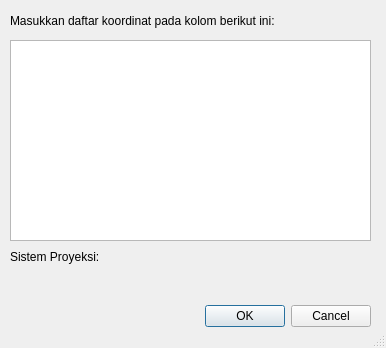
<?xml version="1.0" encoding="UTF-8"?>
<ui version="4.0">
 <class>Dialog</class>
 <widget class="QDialog" name="Dialog">
  <property name="geometry">
   <rect>
    <x>0</x>
    <y>0</y>
    <width>386</width>
    <height>348</height>
   </rect>
  </property>
  <property name="windowTitle">
   <string>Plot Koordinat</string>
  </property>
  <property name="sizeGripEnabled">
   <bool>true</bool>
  </property>
  <widget class="QDialogButtonBox" name="buttonBox">
   <property name="geometry">
    <rect>
     <x>30</x>
     <y>300</y>
     <width>341</width>
     <height>32</height>
    </rect>
   </property>
   <property name="orientation">
    <enum>Qt::Horizontal</enum>
   </property>
   <property name="standardButtons">
    <set>QDialogButtonBox::Cancel|QDialogButtonBox::Ok</set>
   </property>
  </widget>
  <widget class="QLabel" name="label">
   <property name="geometry">
    <rect>
     <x>10</x>
     <y>10</y>
     <width>321</width>
     <height>21</height>
    </rect>
   </property>
   <property name="text">
    <string>Masukkan daftar koordinat pada kolom berikut ini:</string>
   </property>
  </widget>
  <widget class="QWidget" name="formLayoutWidget">
   <property name="geometry">
    <rect>
     <x>10</x>
     <y>250</y>
     <width>361</width>
     <height>31</height>
    </rect>
   </property>
   <layout class="QFormLayout" name="formLayout">
    <item row="0" column="0">
     <widget class="QLabel" name="label_2">
      <property name="text">
       <string>Sistem Proyeksi: </string>
      </property>
     </widget>
    </item>
    <item row="0" column="1">
     <widget class="QgsProjectionSelectionWidget" name="listCoordsProj"/>
    </item>
   </layout>
  </widget>
  <widget class="QTextEdit" name="list_coords">
   <property name="geometry">
    <rect>
     <x>10</x>
     <y>40</y>
     <width>361</width>
     <height>201</height>
    </rect>
   </property>
  </widget>
 </widget>
 <customwidgets>
  <customwidget>
   <class>QgsProjectionSelectionWidget</class>
   <extends>QWidget</extends>
   <header>qgsprojectionselectionwidget.h</header>
  </customwidget>
 </customwidgets>
 <resources/>
 <connections>
  <connection>
   <sender>buttonBox</sender>
   <signal>accepted()</signal>
   <receiver>Dialog</receiver>
   <slot>accept()</slot>
   <hints>
    <hint type="sourcelabel">
     <x>248</x>
     <y>254</y>
    </hint>
    <hint type="destinationlabel">
     <x>157</x>
     <y>274</y>
    </hint>
   </hints>
  </connection>
  <connection>
   <sender>buttonBox</sender>
   <signal>rejected()</signal>
   <receiver>Dialog</receiver>
   <slot>reject()</slot>
   <hints>
    <hint type="sourcelabel">
     <x>316</x>
     <y>260</y>
    </hint>
    <hint type="destinationlabel">
     <x>286</x>
     <y>274</y>
    </hint>
   </hints>
  </connection>
 </connections>
</ui>
